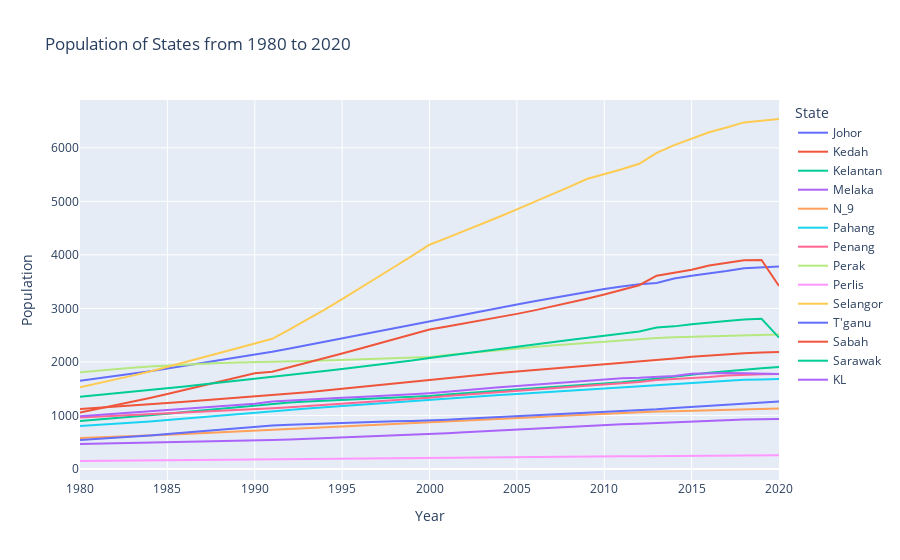

Notebook code cell kept with this figure:
### Markdown cell above
# Visualize using Plotly

1) Bar chart
    - it's used to compare the population of different states for a specific year 

2) Scatter plot
    - It shows the relationship between the population and year for each state

3) Area chart
    - It shows how the population distribution changes over time, emphasizing the magnitude of the population in each state

4) Box plot
    - it's used to summarize the distribution of pop data for each state over the entire period
    - this can highlight the variability and any outliers

5) Heatmap
    - It's useful to visualize the population density across states over the years
    - It provides a quick overview of where the population is concentrated

6) Facet Plot
    - it allows you to create small multiples, whcih are useful for comparing trends across multiple states in a more detailed way

7) Animation
    - Animated line chart or scatter plit to show the change in population over time
    - the animation progresses through each year

### Code cell
# line chart

import plotly.express as px

fig = px.line(melted_state, x='Year', y='Population', color='State', title='Population of States from 1980 to 2020')
fig.update_layout(xaxis_title='Year', yaxis_title='Population')
fig.show()

### Figure 1 — Plotly figure (JSON) as saved in the notebook; plotly's stock layout.template omitted (floating-point values rounded to 4 significant figures)
{"data": [{"hovertemplate": "State=Johor<br>Year=%{x}<br>Population=%{y}<extra></extra>", "legendgroup": "Johor", "line": {"color": "#636efa", "dash": "solid"}, "marker": {"symbol": "circle"}, "mode": "lines", "name": "Johor", "orientation": "v", "showlegend": true, "type": "scatter", "x": [1980, 1981, 1982, 1983, 1984, 1985, 1986, 1987, 1988, 1989, 1990, 1991, 1992, 1993, 1994, 1995, 1996, 1997, 1998, 1999, 2000, 2001, 2002, 2003, 2004, 2005, 2006, 2007, 2008, 2009, 2010, 2011, 2012, 2013, 2014, 2015, 2016, 2017, 2018, 2019, 2020], "xaxis": "x", "y": [1646.0, 1689.0, 1735.0, 1780.0, 1826.0, 1876.0, 1926.0, 1978.0, 2031, 2086.0, 2140.0, 2188.0, 2249.0, 2313.0, 2378.0, 2441.0, 2504.0, 2568.0, 2632.0, 2699.0, 2762.0, 2830.0, 2894.0, 2954, 3015.0, 3074.0, 3134.0, 3194.0, 3252.0, 3309.0, 3363.0, 3410.0, 3450.0, 3474.0, 3560.0, 3610.0, 3652.0, 3697, 3749.0, 3761.0, 3781.0], "yaxis": "y"}, {"hovertemplate": "State=Kedah<br>Year=%{x}<br>Population=%{y}<extra></extra>", "legendgroup": "Kedah", "line": {"color": "#EF553B", "dash": "solid"}, "marker": {"symbol": "circle"}, "mode": "lines", "name": "Kedah", "orientation": "v", "showlegend": true, "type": "scatter", "x": [1980, 1981, 1982, 1983, 1984, 1985, 1986, 1987, 1988, 1989, 1990, 1991, 1992, 1993, 1994, 1995, 1996, 1997, 1998, 1999, 2000, 2001, 2002, 2003, 2004, 2005, 2006, 2007, 2008, 2009, 2010, 2011, 2012, 2013, 2014, 2015, 2016, 2017, 2018, 2019, 2020], "xaxis": "x", "y": [1120.0, 1140.0, 1162.0, 1184.0, 1206.0, 1231.0, 1256.0, 1281.0, 1305.0, 1329.0, 1352.0, 1371.0, 1402.0, 1434.0, 1467.0, 1500.0, 1533.0, 1567.0, 1601.0, 1636.0, 1672.0, 1704.0, 1735.0, 1764.0, 1792.0, 1820.0, 1848.0, 1874.0, 1900.0, 1925.0, 1949.0, 1972.0, 2001.0, 2040.0, 2063.0, 2096.0, 2120.0, 2144.0, 2163, 2174.0, 2185.0], "yaxis": "y"}, {"hovertemplate": "State=Kelantan<br>Year=%{x}<br>Population=%{y}<extra></extra>", "legendgroup": "Kelantan", "line": {"color": "#00cc96", "dash": "solid"}, "marker": {"symbol": "circle"}, "mode": "lines", "name": "Kelantan", "orientation": "v", "showlegend": true, "type": "scatter", "x": [1980, 1981, 1982, 1983, 1984, 1985, 1986, 1987, 1988, 1989, 1990, 1991, 1992, 1993, 1994, 1995, 1996, 1997, 1998, 1999, 2000, 2001, 2002, 2003, 2004, 2005, 2006, 2007, 2008, 2009, 2010, 2011, 2012, 2013, 2014, 2015, 2016, 2017, 2018, 2019, 2020], "xaxis": "x", "y": [895.7, 920.5, 947.1, 974.6, 1003.0, 1033.0, 1063.0, 1093.0, 1124, 1154.0, 1187.0, 1227, 1244.0, 1259.0, 1274.0, 1288.0, 1301.0, 1314.0, 1329.0, 1345.0, 1361.0, 1390, 1417.0, 1440.0, 1464.0, 1486.0, 1508.0, 1529.0, 1550.0, 1570, 1590.0, 1619.0, 1651, 1684.0, 1723.0, 1761.0, 1797.0, 1829, 1860.0, 1884.0, 1907.0], "yaxis": "y"}, {"hovertemplate": "State=Melaka<br>Year=%{x}<br>Population=%{y}<extra></extra>", "legendgroup": "Melaka", "line": {"color": "#ab63fa", "dash": "solid"}, "marker": {"symbol": "circle"}, "mode": "lines", "name": "Melaka", "orientation": "v", "showlegend": true, "type": "scatter", "x": [1980, 1981, 1982, 1983, 1984, 1985, 1986, 1987, 1988, 1989, 1990, 1991, 1992, 1993, 1994, 1995, 1996, 1997, 1998, 1999, 2000, 2001, 2002, 2003, 2004, 2005, 2006, 2007, 2008, 2009, 2010, 2011, 2012, 2013, 2014, 2015, 2016, 2017, 2018, 2019, 2020], "xaxis": "x", "y": [466.9, 472.6, 478.7, 484.8, 491.2, 498.6, 505.6, 513.1, 520.5, 527.4, 534.2, 540.2, 551.8, 563.3, 574.9, 586.1, 597.3, 608.8, 620.5, 633.1, 646.6, 665.8, 684.1, 701.8, 719.8, 737.3, 755, 772.8, 790.5, 807.8, 823.6, 833.2, 843.2, 856.7, 871.7, 889, 901.1, 913.1, 922.4, 928.4, 932.7], "yaxis": "y"}, {"hovertemplate": "State=N_9<br>Year=%{x}<br>Population=%{y}<extra></extra>", "legendgroup": "N_9", "line": {"color": "#FFA15A", "dash": "solid"}, "marker": {"symbol": "circle"}, "mode": "lines", "name": "N_9", "orientation": "v", "showlegend": true, "type": "scatter", "x": [1980, 1981, 1982, 1983, 1984, 1985, 1986, 1987, 1988, 1989, 1990, 1991, 1992, 1993, 1994, 1995, 1996, 1997, 1998, 1999, 2000, 2001, 2002, 2003, 2004, 2005, 2006, 2007, 2008, 2009, 2010, 2011, 2012, 2013, 2014, 2015, 2016, 2017, 2018, 2019, 2020], "xaxis": "x", "y": [576.7, 587.2, 598.9, 611.3, 623.8, 638.4, 653.7, 668.9, 683.5, 698.2, 713.4, 726.2, 741.7, 757, 772.4, 787.5, 802.6, 818, 833.5, 849.5, 866.1, 883.7, 900.3, 916.8, 933.7, 950.3, 967, 983.5, 999.6, 1015.0, 1030.0, 1047.0, 1058.0, 1072.0, 1080.0, 1089.0, 1099.0, 1114, 1123.0, 1126.0, 1129.0], "yaxis": "y"}, {"hovertemplate": "State=Pahang<br>Year=%{x}<br>Population=%{y}<extra></extra>", "legendgroup": "Pahang", "line": {"color": "#19d3f3", "dash": "solid"}, "marker": {"symbol": "circle"}, "mode": "lines", "name": "Pahang", "orientation": "v", "showlegend": true, "type": "scatter", "x": [1980, 1981, 1982, 1983, 1984, 1985, 1986, 1987, 1988, 1989, 1990, 1991, 1992, 1993, 1994, 1995, 1996, 1997, 1998, 1999, 2000, 2001, 2002, 2003, 2004, 2005, 2006, 2007, 2008, 2009, 2010, 2011, 2012, 2013, 2014, 2015, 2016, 2017, 2018, 2019, 2020], "xaxis": "x", "y": [802.1, 820.6, 842.3, 864.8, 888.7, 915.2, 943.5, 971, 998.4, 1026.0, 1054.0, 1080.0, 1104.0, 1128, 1152.0, 1176.0, 1201.0, 1225.0, 1249.0, 1272.0, 1296.0, 1317.0, 1339.0, 1360, 1380.0, 1401.0, 1421.0, 1441.0, 1462.0, 1482.0, 1502.0, 1527.0, 1547.0, 1569.0, 1592.0, 1608.0, 1627.0, 1647, 1665.0, 1671.0, 1679.0], "yaxis": "y"}, {"hovertemplate": "State=Penang<br>Year=%{x}<br>Population=%{y}<extra></extra>", "legendgroup": "Penang", "line": {"color": "#FF6692", "dash": "solid"}, "marker": {"symbol": "circle"}, "mode": "lines", "name": "Penang", "orientation": "v", "showlegend": true, "type": "scatter", "x": [1980, 1981, 1982, 1983, 1984, 1985, 1986, 1987, 1988, 1989, 1990, 1991, 1992, 1993, 1994, 1995, 1996, 1997, 1998, 1999, 2000, 2001, 2002, 2003, 2004, 2005, 2006, 2007, 2008, 2009, 2010, 2011, 2012, 2013, 2014, 2015, 2016, 2017, 2018, 2019, 2020], "xaxis": "x", "y": [960.7, 975.4, 990.9, 1006.0, 1021.0, 1038.0, 1055.0, 1070.0, 1087.0, 1103.0, 1118.0, 1134.0, 1154, 1175.0, 1196.0, 1217.0, 1238.0, 1259, 1283.0, 1308.0, 1333.0, 1361, 1387.0, 1412.0, 1437.0, 1460.0, 1484.0, 1508.0, 1531.0, 1554.0, 1576.0, 1601, 1623.0, 1663.0, 1678.0, 1698.0, 1718.0, 1744.0, 1763.0, 1769.0, 1774.0], "yaxis": "y"}, {"hovertemplate": "State=Perak<br>Year=%{x}<br>Population=%{y}<extra></extra>", "legendgroup": "Perak", "line": {"color": "#B6E880", "dash": "solid"}, "marker": {"symbol": "circle"}, "mode": "lines", "name": "Perak", "orientation": "v", "showlegend": true, "type": "scatter", "x": [1980, 1981, 1982, 1983, 1984, 1985, 1986, 1987, 1988, 1989, 1990, 1991, 1992, 1993, 1994, 1995, 1996, 1997, 1998, 1999, 2000, 2001, 2002, 2003, 2004, 2005, 2006, 2007, 2008, 2009, 2010, 2011, 2012, 2013, 2014, 2015, 2016, 2017, 2018, 2019, 2020], "xaxis": "x", "y": [1807.0, 1838.0, 1867.0, 1891.0, 1912.0, 1932.0, 1951.0, 1968.0, 1980.0, 1988.0, 1993.0, 1995.0, 2007.0, 2018.0, 2028.0, 2038.0, 2047, 2055.0, 2066.0, 2077.0, 2092.0, 2129, 2162.0, 2192.0, 2222.0, 2251.0, 2279.0, 2306.0, 2332.0, 2356.0, 2379, 2403.0, 2427, 2447.0, 2459.0, 2467.0, 2482.0, 2493.0, 2504.0, 2509.0, 2510.0], "yaxis": "y"}, {"hovertemplate": "State=Perlis<br>Year=%{x}<br>Population=%{y}<extra></extra>", "legendgroup": "Perlis", "line": {"color": "#FF97FF", "dash": "solid"}, "marker": {"symbol": "circle"}, "mode": "lines", "name": "Perlis", "orientation": "v", "showlegend": true, "type": "scatter", "x": [1980, 1981, 1982, 1983, 1984, 1985, 1986, 1987, 1988, 1989, 1990, 1991, 1992, 1993, 1994, 1995, 1996, 1997, 1998, 1999, 2000, 2001, 2002, 2003, 2004, 2005, 2006, 2007, 2008, 2009, 2010, 2011, 2012, 2013, 2014, 2015, 2016, 2017, 2018, 2019, 2020], "xaxis": "x", "y": [148.7, 151.6, 154.9, 158.2, 161.7, 165.9, 170.2, 174.5, 178.8, 182.9, 187, 190.7, 192.7, 194.7, 196.7, 198.8, 200.4, 202.1, 203.8, 205.7, 207.6, 210.4, 213.2, 216, 218.8, 221.6, 224.4, 227.2, 230.1, 233, 235.8, 237.3, 239.4, 242.1, 245.1, 248.5, 251, 252, 253.5, 254, 254.9], "yaxis": "y"}, {"hovertemplate": "State=Selangor<br>Year=%{x}<br>Population=%{y}<extra></extra>", "legendgroup": "Selangor", "line": {"color": "#FECB52", "dash": "solid"}, "marker": {"symbol": "circle"}, "mode": "lines", "name": "Selangor", "orientation": "v", "showlegend": true, "type": "scatter", "x": [1980, 1981, 1982, 1983, 1984, 1985, 1986, 1987, 1988, 1989, 1990, 1991, 1992, 1993, 1994, 1995, 1996, 1997, 1998, 1999, 2000, 2001, 2002, 2003, 2004, 2005, 2006, 2007, 2008, 2009, 2010, 2011, 2012, 2013, 2014, 2015, 2016, 2017, 2018, 2019, 2020], "xaxis": "x", "y": [1524.0, 1595.0, 1668.0, 1744.0, 1822, 1906.0, 1993.0, 2080.0, 2167.0, 2255.0, 2345.0, 2431.0, 2606.0, 2789.0, 2978.0, 3173.0, 3371.0, 3572.0, 3778.0, 3982.0, 4189.0, 4318.0, 4446.0, 4577.0, 4713.0, 4850.0, 4986.0, 5127.0, 5268.0, 5418.0, 5502.0, 5600.0, 5702.0, 5905.0, 6051.0, 6178, 6292.0, 6381.0, 6475, 6506.0, 6538.0], "yaxis": "y"}, {"hovertemplate": "State=T'ganu<br>Year=%{x}<br>Population=%{y}<extra></extra>", "legendgroup": "T'ganu", "line": {"color": "#636efa", "dash": "solid"}, "marker": {"symbol": "circle"}, "mode": "lines", "name": "T'ganu", "orientation": "v", "showlegend": true, "type": "scatter", "x": [1980, 1981, 1982, 1983, 1984, 1985, 1986, 1987, 1988, 1989, 1990, 1991, 1992, 1993, 1994, 1995, 1996, 1997, 1998, 1999, 2000, 2001, 2002, 2003, 2004, 2005, 2006, 2007, 2008, 2009, 2010, 2011, 2012, 2013, 2014, 2015, 2016, 2017, 2018, 2019, 2020], "xaxis": "x", "y": [541.7, 560.8, 581.4, 602.9, 625.8, 651.6, 678.3, 704.3, 730.9, 757.3, 784.6, 810.7, 823.8, 836.5, 848.6, 860, 870.7, 880.4, 889.6, 896.6, 902.6, 920, 936.6, 951.4, 966.6, 981.4, 995.9, 1010.0, 1025.0, 1041.0, 1055.0, 1079, 1094.0, 1113.0, 1140.0, 1161, 1183.0, 1208, 1228.0, 1244.0, 1259.0], "yaxis": "y"}, {"hovertemplate": "State=Sabah<br>Year=%{x}<br>Population=%{y}<extra></extra>", "legendgroup": "Sabah", "line": {"color": "#EF553B", "dash": "solid"}, "marker": {"symbol": "circle"}, "mode": "lines", "name": "Sabah", "orientation": "v", "showlegend": true, "type": "scatter", "x": [1980, 1981, 1982, 1983, 1984, 1985, 1986, 1987, 1988, 1989, 1990, 1991, 1992, 1993, 1994, 1995, 1996, 1997, 1998, 1999, 2000, 2001, 2002, 2003, 2004, 2005, 2006, 2007, 2008, 2009, 2010, 2011, 2012, 2013, 2014, 2015, 2016, 2017, 2018, 2019, 2020], "xaxis": "x", "y": [1055.0, 1120.0, 1186.0, 1255.0, 1326.0, 1399.0, 1474.0, 1551.0, 1630.0, 1709.0, 1788.0, 1814.0, 1897.0, 1982.0, 2069.0, 2156.0, 2245, 2334.0, 2424.0, 2514.0, 2604.0, 2663.0, 2719.0, 2774, 2833.0, 2897, 2963.0, 3032.0, 3105.0, 3181.0, 3260, 3346.0, 3433.0, 3612.0, 3670.0, 3720.0, 3803.0, 3856.0, 3898.0, 3904.0, 3419.0], "yaxis": "y"}, {"hovertemplate": "State=Sarawak<br>Year=%{x}<br>Population=%{y}<extra></extra>", "legendgroup": "Sarawak", "line": {"color": "#00cc96", "dash": "solid"}, "marker": {"symbol": "circle"}, "mode": "lines", "name": "Sarawak", "orientation": "v", "showlegend": true, "type": "scatter", "x": [1980, 1981, 1982, 1983, 1984, 1985, 1986, 1987, 1988, 1989, 1990, 1991, 1992, 1993, 1994, 1995, 1996, 1997, 1998, 1999, 2000, 2001, 2002, 2003, 2004, 2005, 2006, 2007, 2008, 2009, 2010, 2011, 2012, 2013, 2014, 2015, 2016, 2017, 2018, 2019, 2020], "xaxis": "x", "y": [1351.0, 1380.0, 1410.0, 1441.0, 1471.0, 1504.0, 1540.0, 1576, 1615.0, 1652.0, 1688.0, 1724.0, 1758.0, 1795.0, 1832.0, 1868.0, 1904.0, 1942.0, 1982.0, 2024.0, 2072.0, 2116.0, 2158.0, 2199, 2240.0, 2282.0, 2325.0, 2366.0, 2408.0, 2451.0, 2487.0, 2528.0, 2570.0, 2642.0, 2664, 2702.0, 2739.0, 2766.0, 2792.0, 2806, 2454.0], "yaxis": "y"}, {"hovertemplate": "State=KL<br>Year=%{x}<br>Population=%{y}<extra></extra>", "legendgroup": "KL", "line": {"color": "#ab63fa", "dash": "solid"}, "marker": {"symbol": "circle"}, "mode": "lines", "name": "KL", "orientation": "v", "showlegend": true, "type": "scatter", "x": [1980, 1981, 1982, 1983, 1984, 1985, 1986, 1987, 1988, 1989, 1990, 1991, 1992, 1993, 1994, 1995, 1996, 1997, 1998, 1999, 2000, 2001, 2002, 2003, 2004, 2005, 2006, 2007, 2008, 2009, 2010, 2011, 2012, 2013, 2014, 2015, 2016, 2017, 2018, 2019, 2020], "xaxis": "x", "y": [982.9, 1006.0, 1028.0, 1051.0, 1072.0, 1096.0, 1120.0, 1145.0, 1170.0, 1194.0, 1218.0, 1262.0, 1282.0, 1299.0, 1314.0, 1329.0, 1342.0, 1356.0, 1373, 1394, 1416, 1446.0, 1474.0, 1500.0, 1526.0, 1552.0, 1578.0, 1603.0, 1629.0, 1653.0, 1675.0, 1693, 1702.0, 1723.0, 1737.0, 1780.0, 1790.0, 1793.0, 1790, 1782.0, 1774.0], "yaxis": "y"}], "layout": {"legend": {"title": {"text": "State"}, "tracegroupgap": 0}, "title": {"text": "Population of States from 1980 to 2020"}, "xaxis": {"anchor": "y", "domain": [0, 1], "title": {"text": "Year"}}, "yaxis": {"anchor": "x", "domain": [0, 1], "title": {"text": "Population"}}}}
